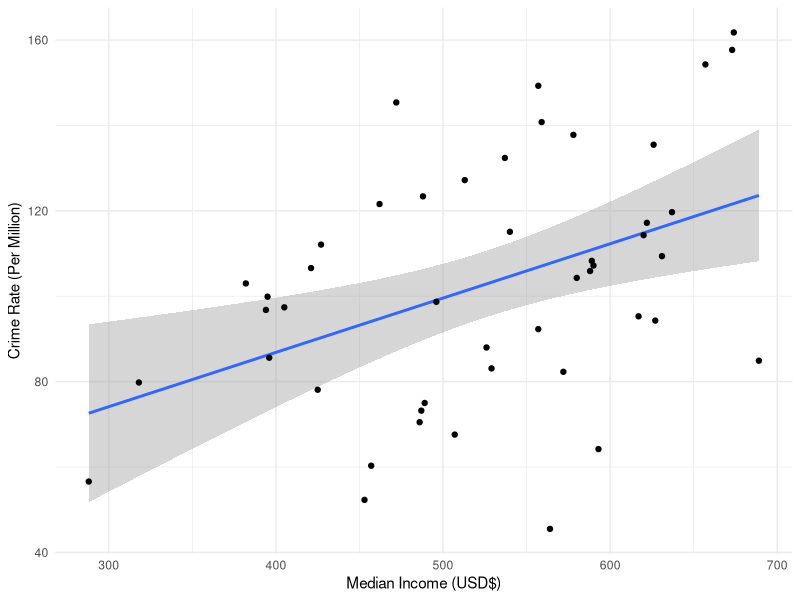
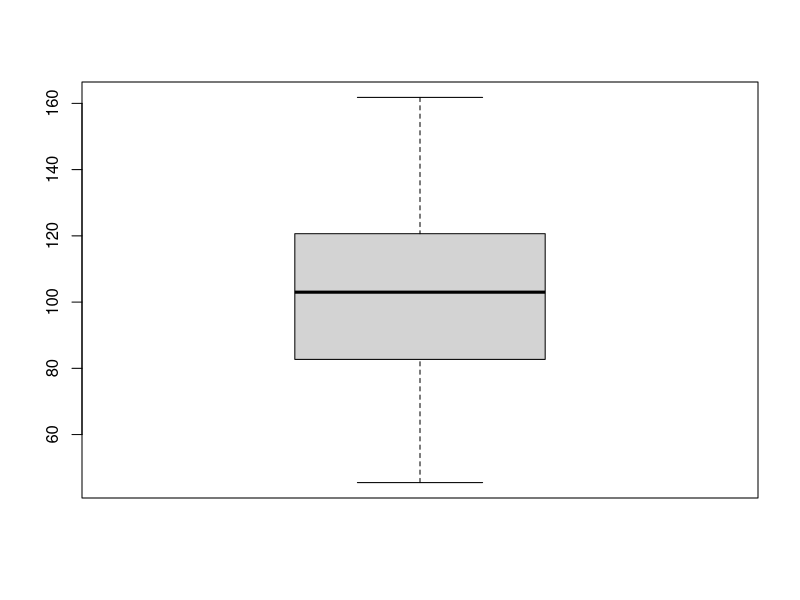
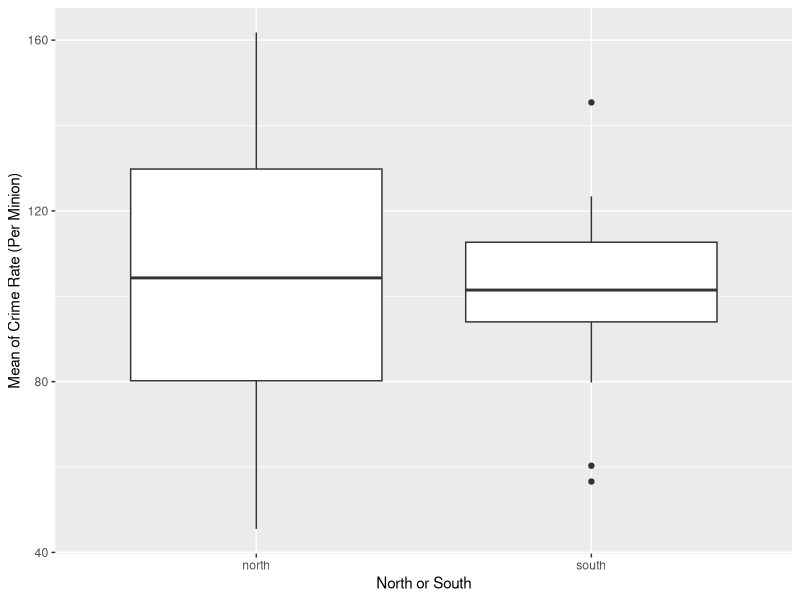
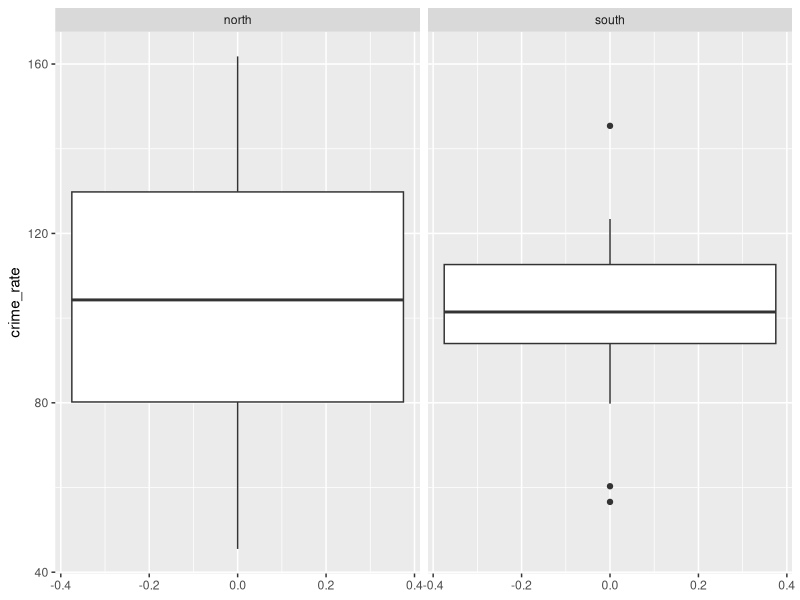
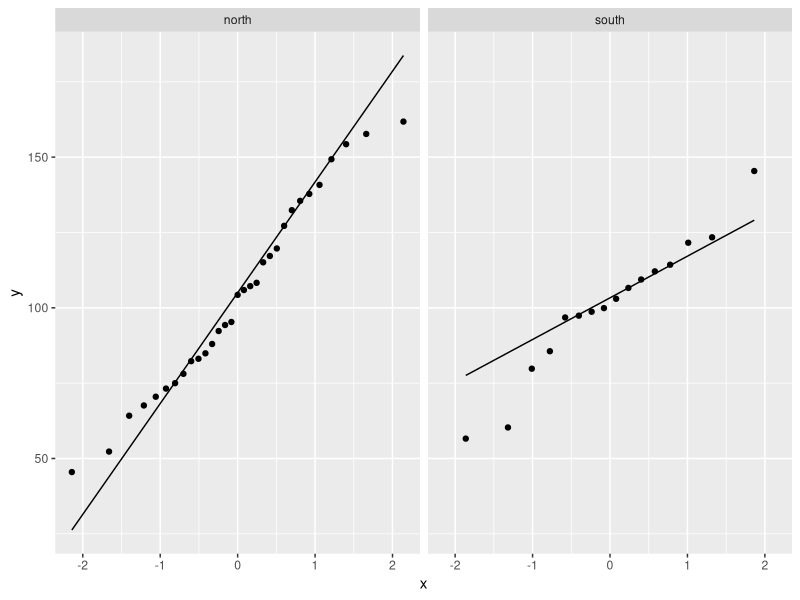
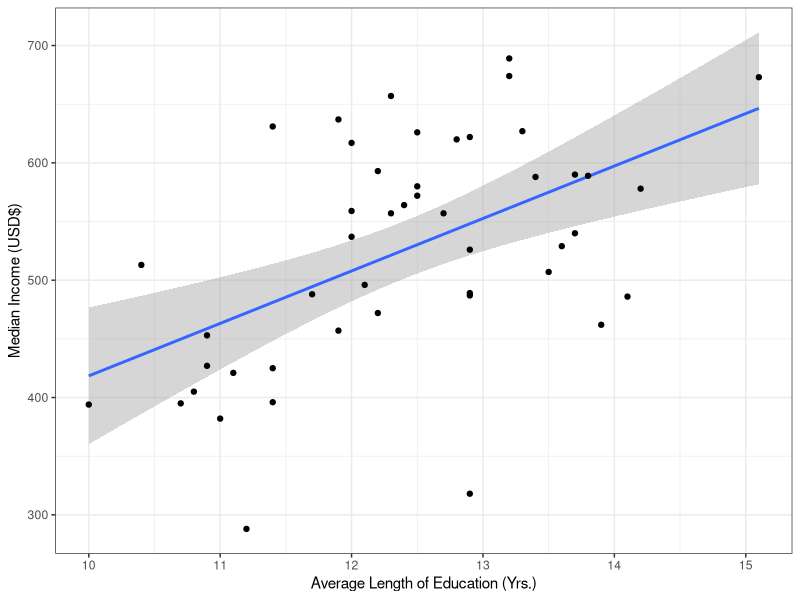
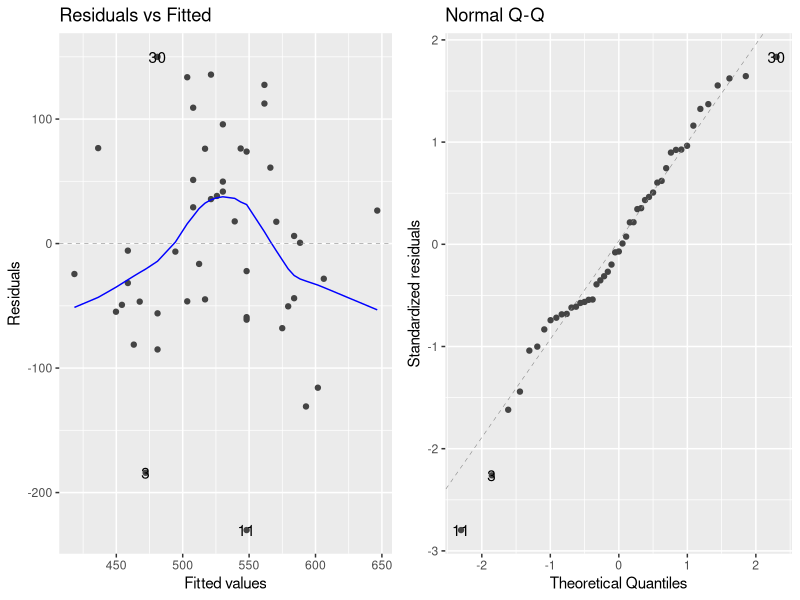

Write the R code that produced these figures, in order.
## ---- chunk 1
knitr::opts_chunk$set(echo = TRUE)
## ---- chunk 2
library(tidyverse)
## ---- chunk 3
crime <- read.csv("data/uscrime.csv")
## ---- chunk 4
dim(crime)
## ---- chunk 5
glimpse(crime)
## ---- chunk 6
summary(crime$median_income)
## ---- chunk 7
crime %>% 
  filter(northsouth == "south") %>% 
  select(crime_rate) -> south_crime_rate

sum(south_crime_rate) / dim(south_crime_rate)[1]
## ---- chunk 8
crime %>% 
  arrange(mature_unemployment) -> ordered_mu

tail(ordered_mu, 1)$location_state
head(ordered_mu, 1)$location_state
## ---- chunk 9
crime %>% 
  mutate(location_state = factor(location_state)) %>% 
  mutate(high_youth_unemployment = factor(high_youth_unemployment)) -> crime
## ---- chunk 10
crime %>% 
  ggplot(aes(median_income, crime_rate)) +
  geom_smooth(method = "lm") +
  geom_point() +
  xlab("Median Income (USD$)") +
  ylab("Crime Rate (Per Million)") + 
  theme_minimal()
## ---- chunk 11
boxplot(crime$crime_rate)
## ---- chunk 12
sum(crime %>% filter(northsouth == "north") %>% select(youth)) > sum(crime %>% filter(northsouth == "south") %>% select(youth))
## ---- chunk 13
crime %>% 
  ggplot(aes(northsouth, crime_rate)) + 
  geom_boxplot() + 
  xlab("North or South") +
  ylab("Mean of Crime Rate (Per Minion)")
## ---- chunk 14
crime %>% 
  ggplot(aes(y = crime_rate)) +
  geom_boxplot() +
  facet_wrap(~ factor(northsouth))

crime %>% 
  ggplot(aes(sample = crime_rate)) +
  geom_qq() +
  geom_qq_line() +
  facet_wrap(~ factor(northsouth))
## ---- chunk 15
t.test(crime_rate ~ northsouth, data = crime, var.eqaul = F)
## ---- chunk 16
crime %>% 
  select(northsouth, high_youth_unemployment) %>% 
  group_by(northsouth) %>%
  count(high_youth_unemployment) 

hyu_ns <- data.frame(c(17,14), c(15,1))
rownames(hyu_ns) <- c("north", "south")
colnames(hyu_ns) <- c(0,1)
hyu_ns
## ---- chunk 17
(17 + 14 + 15 + 1) / 4 > 5
## ---- chunk 18
chisq.test(table(crime$northsouth, crime$high_youth_unemployment))
## ---- chunk 19
crime %>% 
  ggplot(aes(yrs_education, median_income)) +
  geom_smooth(method = "lm") +
  geom_point() +
  xlab("Average Length of Education (Yrs.)") +
  ylab("Median Income (USD$)") +
  theme_bw()
## ---- chunk 20
fit <- lm(median_income ~ yrs_education, data = crime)
fit
## ---- chunk 21
library(ggfortify)
autoplot(fit, which = 1:2)
## ---- chunk 22
Sys.time()
sessionInfo()
Sys.info()
